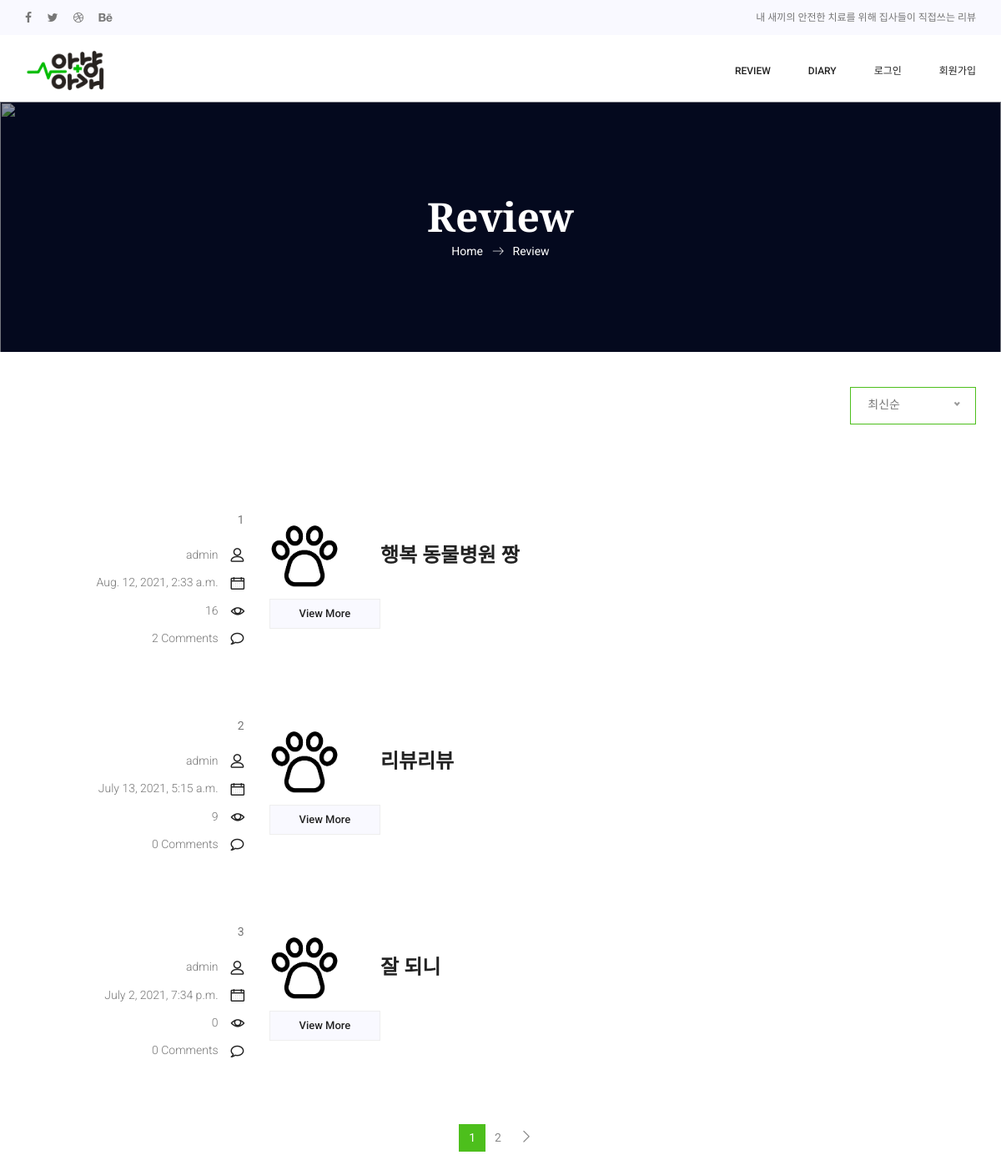
The app's page /reviews/ReviewList/, older data.
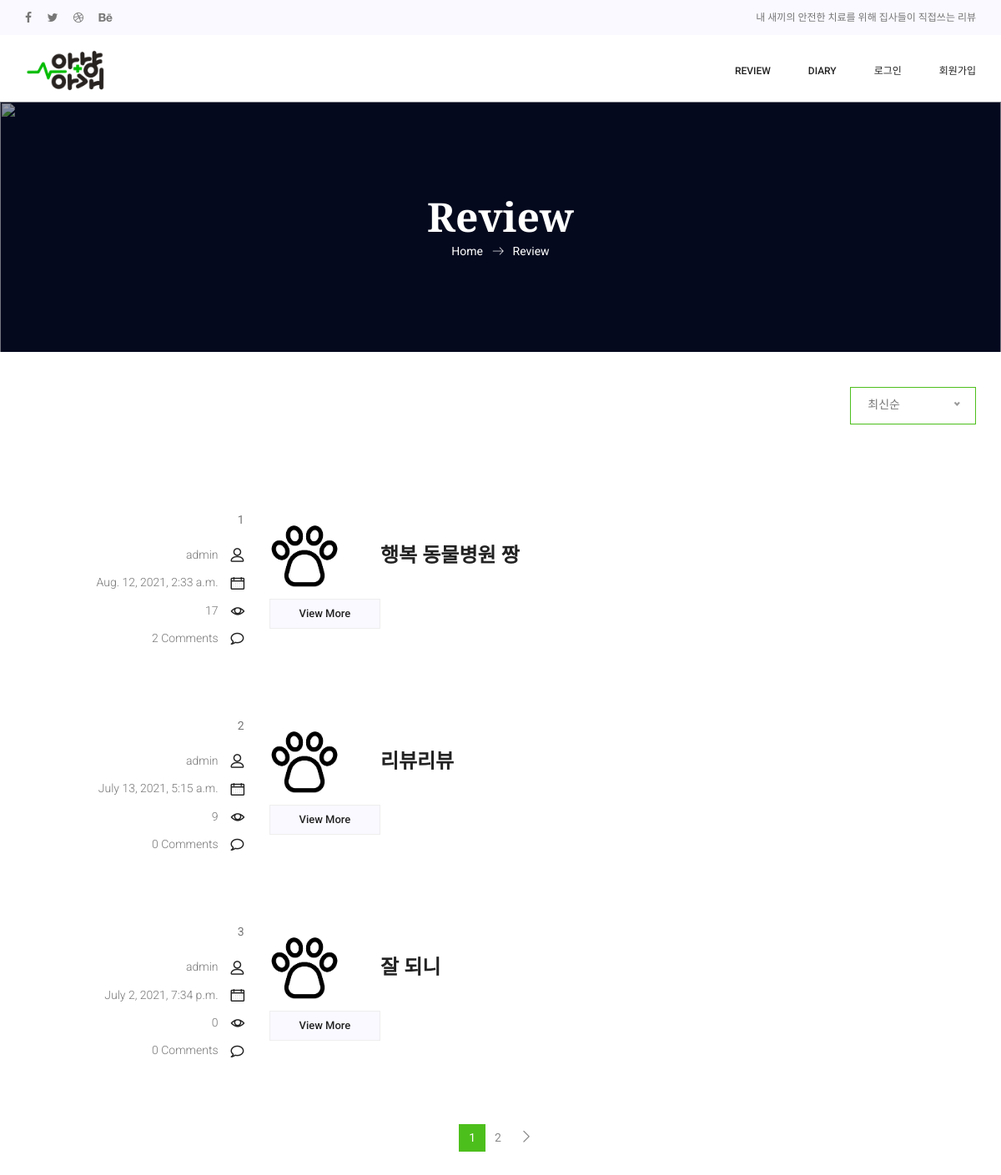
The same page, newer data.
### reviews/models.py (models this page shows, shortened)
class Review(models.Model):
    id = models.AutoField(primary_key=True)
    title = models.CharField(max_length=50, null=False)
    hospital = models.CharField(max_length=100, null=True)
    content = models.TextField()
    pub_date = models.DateTimeField()
    writer = models.ForeignKey(User, on_delete=models.CASCADE, null=True, blank=True)
    view_count = models.IntegerField(default=0)

### reviews/views.py (the view)
# urls.py: path('ReviewList/', ReviewList, name="ReviewList"),  # 게시글 목룍 페이지
def ReviewList(request):
    reviews = Review.objects.all().order_by('-pub_date')
    kw = request.GET.get('kw', '')  # 검색어
    if kw:
        reviews = reviews.filter(  # reviews로 받고 아래에서 page당 3개씩 받는 원리
            Q(title__icontains=kw) |  # 제목검색
            Q(writer__username__icontains=kw) |# writer검색
            Q(hospital__icontains=kw)  # 병원검색
        ).distinct()
    paginator = Paginator(reviews, 3)
    page = request.GET.get('page', '1')  # 페이지
    page_obj = paginator.get_page(page)
    context = {'reviews':page_obj, 'kw' : kw, 'page':page}
    return render(request, 'reviews/ReviewList.html', context)

### reviews/templates/reviews/ReviewList.html (shortened to what this page needs)
{% extends 'base.html' %}
{% load static %}
{% block content %}
<section class="banner_area">
  <div class="banner_inner d-flex align-items-center">
    <img src="{% static 'img/gallery/banner.png' %}" alt="" style="object-position: center; object-fit: cover;">
    <div class="container">
      <div class="banner_content text-center">
        <h2>Review</h2>
        <div class="page_link">
          <a href="{% url 'main' %}">Home</a>
          <a href="{% url 'reviews:ReviewList' %}">Review</a>
        </div>
      </div>
    </div>
  </div>
</section>
<section class="blog_area">
  <div class="container">
    <div class="single-element-widget sort">
      <div class="single-element-widget default-select sort-select" id="default-select">
      </div>
    </div>
    <div class="row">
      <div class="col-lg-12">
        <div class="blog_left_sidebar">
          {% for review in reviews %}
          <article class="row blog_item">
            <div class="col-md-3">
              <div class="blog_info text-right">
                <div class="post_tag">
                  {{ forloop.counter }}
                </div>
                <ul class="blog_meta list">
                  <li><a href="#">{{review.writer}}<i class="lnr lnr-user"></i></a></li>
                  <li><a href="#">{{review.pub_date}}<i class="lnr lnr-calendar-full"></i></a></li>
                  <li><a href="#">{{review.view_count}}<i class="lnr lnr-eye"></i></a></li>
                  <li><a href="#">{{review.comments.count}} Comments<i class="lnr lnr-bubble"></i></a></li>
                </ul>
              </div>
            </div>
            <div class="col-md-9">
              <div class="blog_post">
                <div class="blog_details">
                  <a href="{%url 'reviews:ReviewDetail' review.id%}">
                    <h2>
                      <img class="foot" src="{% static 'img/gallery/foot.png' %}">
                      {{review.title}}
                    </h2>
                  </a>
                  <a href="{%url 'reviews:ReviewDetail' review.id%}" class="white_bg_btn">View More</a>
                </div>
              </div>
            </div>
          </article>
          {% endfor %}
          <nav class="blog-pagination justify-content-center d-flex">
            <ul class="pagination">
              {% for page_number in reviews.paginator.page_range %}
              {% if page_number == reviews.number %}
              <li class="page-item active">
                <a href="?kw={{ kw }}&page={{ page_number }}" class="page-link"
                  data-page="{{ page_number }}">{{page_number}}</a>
              </li>
              {% else %}
              <li class="page-item">
                <a href="?kw={{ kw }}&page={{ page_number }}" class="page-link"
                  data-page="{{ page_number }}">{{page_number}}</a>
              </li>
              {% endif %}
              {% endfor %}
              {% if reviews.has_next %}
              <li class="page-item">
                <a href="?kw={{ kw }}&page={{ reviews.next_page_number }}" class="page-link"
                  data-page="{{ reviews.next_page_number }}" aria-label="Next">
                  <span aria-hidden="true">
                    <span class="lnr lnr-chevron-right"></span>
                  </span>
                </a>
              </li>
              {% endif %}
            </ul>
          </nav>
        </div>
      </div>
    </div>
  </div>
</section>
<link rel="stylesheet" href="{% static 'css/component/mypage.css' %}" />
<link rel="stylesheet" href="{% static 'css/component/ReviewList.css' %}" />
{% endblock %}

Row changes from the older to the newer data that the page shows:
changed Review "행복 동물병원 짱": view_count "16" → "17"
